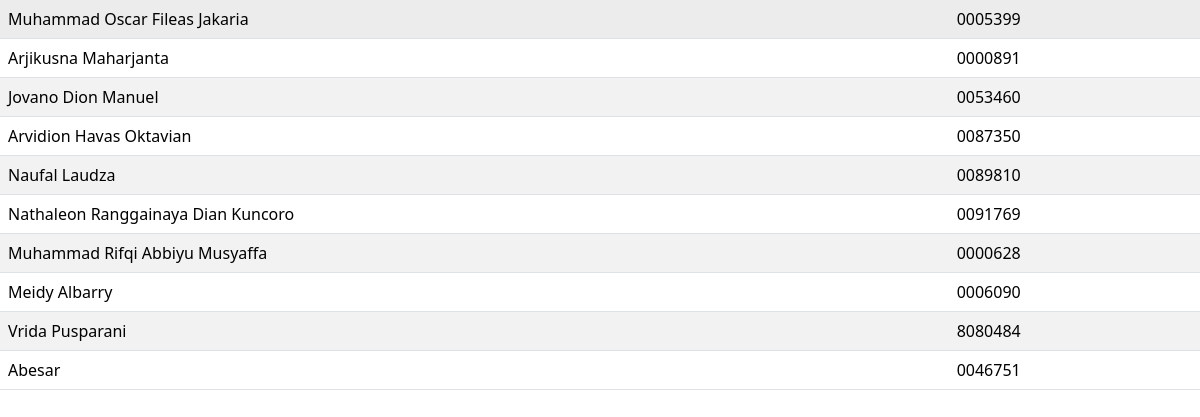
The page /cari_user.php on the database its author committed.
### tables this page shows
CREATE TABLE `rekening` (
  `id_rekening` int(10) NOT NULL,
  `nomor_rekening` varchar(7) DEFAULT NULL,
  `id_pengguna` char(36) DEFAULT NULL
);

CREATE TABLE `pengguna` (
  `username` varchar(30) DEFAULT NULL,
  `password` varchar(30) DEFAULT NULL,
  `email` varchar(30) DEFAULT NULL,
  `no_telp` varchar(13) DEFAULT NULL,
  `alamat` varchar(50) DEFAULT NULL,
  `nama_lengkap` varchar(60) DEFAULT NULL,
  `saldo` decimal(15,2) DEFAULT NULL,
  `id_pengguna` char(36) NOT NULL DEFAULT uuid(),
  `status` varchar(30) DEFAULT 'Active'
);

### cari_user.php (the view, shortened to what this page needs)
<?php
    include 'koneksidb.php';
    $keyword = $_GET['keyword'];
    $id_pengguna = $_SESSION['id'];
    $query = "SELECT rekening.*, pengguna.* FROM rekening INNER JOIN pengguna ON pengguna.id_pengguna = rekening.id_pengguna WHERE rekening.nomor_rekening LIKE '%$keyword%' AND pengguna.id_pengguna != '$id_pengguna' AND rekening.id_pengguna != '$id_pengguna' LIMIT 10";
    $queryy = mysqli_query($conn, $query);
?>
<link href="https://cdn.jsdelivr.net/npm/bootstrap@5.3.2/dist/css/bootstrap.min.css" rel="stylesheet">
<table class="table table-striped table-hover">
    <?php
        while ($data = mysqli_fetch_assoc($queryy)){
    ?>
        <tr onclick="location.href='button_kirim_uang.php?id_pengguna_away=<?php echo $data['id_pengguna']; ?>'">
            <td><?php echo $data['nama_lengkap']; ?></td>
            <td><?php echo $data['nomor_rekening']; ?></td>
        </tr>
    <?php
        }
    ?>
</table>

### rows shown on the page
rekening: id_pengguna.nama_lengkap "Muhammad Oscar Fileas Jakaria", nomor_rekening "0005399"
rekening: id_pengguna.nama_lengkap "Arjikusna Maharjanta", nomor_rekening "0000891"
rekening: id_pengguna.nama_lengkap "Jovano Dion Manuel", nomor_rekening "0053460"
rekening: id_pengguna.nama_lengkap "Arvidion Havas Oktavian", nomor_rekening "0087350"
rekening: id_pengguna.nama_lengkap "Naufal Laudza", nomor_rekening "0089810"
rekening: id_pengguna.nama_lengkap "Nathaleon Ranggainaya Dian Kuncoro", nomor_rekening "0091769"
rekening: id_pengguna.nama_lengkap "Muhammad Rifqi Abbiyu Musyaffa", nomor_rekening "0000628"
rekening: id_pengguna.nama_lengkap "Meidy Albarry", nomor_rekening "0006090"
rekening: id_pengguna.nama_lengkap "Vrida Pusparani", nomor_rekening "8080484"
rekening: id_pengguna.nama_lengkap "Abesar", nomor_rekening "0046751"
